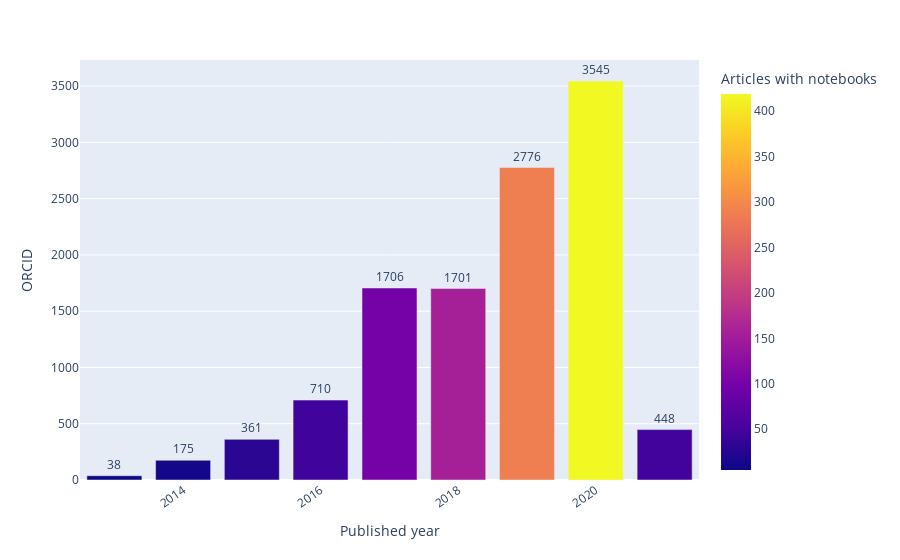

Source (notebook cell):
### Code cell
fig = px.bar(notebook_trend_df, x='published_year', y='orcid', color='articles_with_notebooks_count',
            labels=dict(published_year="Published year", orcid="ORCID", articles_with_notebooks_count="Articles with notebooks")
            )
fig.update_traces(texttemplate='%{y:.s}', textposition='outside')
fig.update_layout(uniformtext_minsize=8, uniformtext_mode='hide', xaxis_type = 'date', xaxis_tickangle=-35)
fig.show()
filename = 'timeline_articles_authors_with_orcid'
fig.write_image(OUTPUT_DIR + '/' + filename + '.pdf')

### Figure 1 — Plotly figure (JSON) as saved in the notebook; plotly's stock layout.template omitted (floating-point values rounded to 4 significant figures)
{"data": [{"alignmentgroup": "True", "hovertemplate": "Published year=%{x}<br>ORCID=%{y}<br>Articles with notebooks=%{marker.color}<extra></extra>", "legendgroup": "", "marker": {"color": [419, 287, 156, 100, 48, 46, 28, 10, 5], "coloraxis": "coloraxis", "pattern": {"shape": ""}}, "name": "", "offsetgroup": "", "orientation": "v", "showlegend": false, "textposition": "outside", "texttemplate": "%{y:.s}", "type": "bar", "x": ["2020", "2019", "2018", "2017", "2021", "2016", "2015", "2014", "2013"], "xaxis": "x", "y": [3545, 2776, 1701, 1706, 448, 710, 361, 175, 38], "yaxis": "y"}], "layout": {"autosize": true, "barmode": "relative", "coloraxis": {"colorbar": {"title": {"text": "Articles with notebooks"}}, "colorscale": [[0, "#0d0887"], [0.1111, "#46039f"], [0.2222, "#7201a8"], [0.3333, "#9c179e"], [0.4444, "#bd3786"], [0.5556, "#d8576b"], [0.6667, "#ed7953"], [0.7778, "#fb9f3a"], [0.8889, "#fdca26"], [1, "#f0f921"]]}, "legend": {"tracegroupgap": 0}, "margin": {"t": 60}, "uniformtext": {"minsize": 8, "mode": "hide"}, "xaxis": {"anchor": "y", "autorange": true, "domain": [0, 1], "range": ["2012-07-02 12:00", "2021-07-02 12:00"], "tickangle": -35, "title": {"text": "Published year"}, "type": "date"}, "yaxis": {"anchor": "x", "autorange": true, "domain": [0, 1], "range": [0, 3732.0], "title": {"text": "ORCID"}, "type": "linear"}}}
